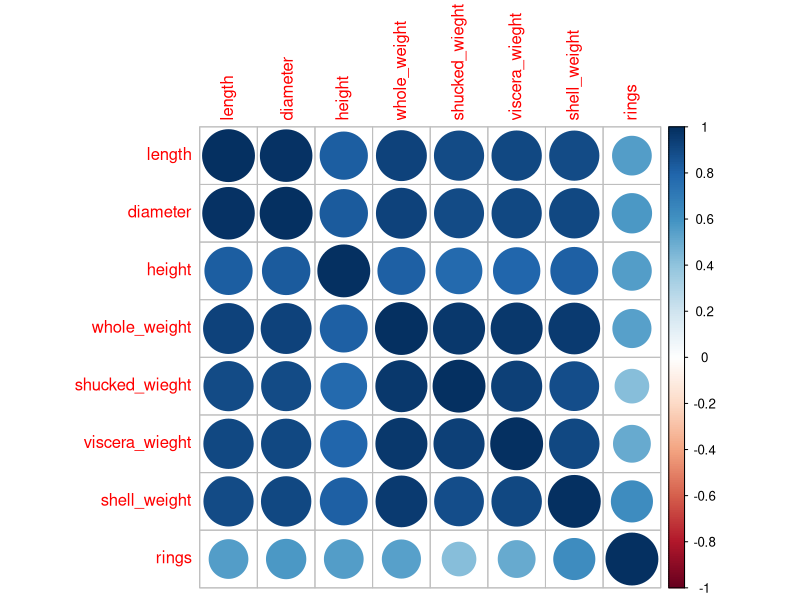
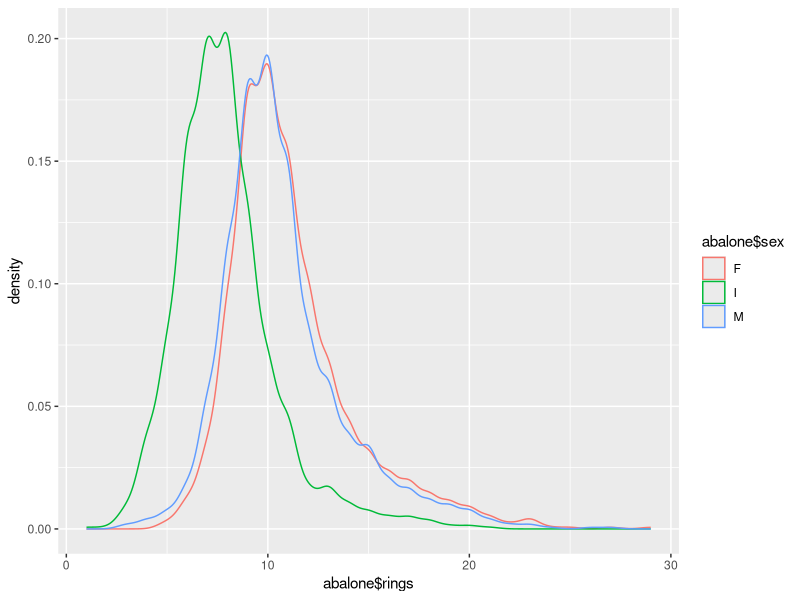
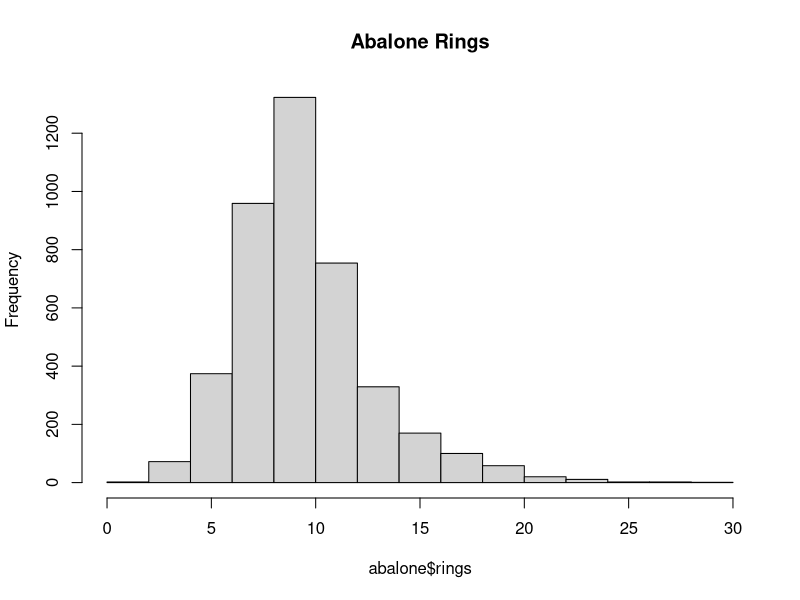

Recreate these plots in R, in order.
#KNN

library(readr)
library(reshape2)
library(ggplot2)

#Carregar o dataset

abalone <- read_csv(file = 'abalone.data')
colnames(abalone) <- c('sex', 'length', 'diameter', 'height', 'whole_weight','shucked_wieght', 'viscera_wieght', 'shell_weight', 'rings')


abalone <- data.frame(abalone)

View(abalone)


str(abalone)


head(abalone)


summary(abalone)


#Correlação
library(corrplot)
corrplot(round(cor(abalone[,2:9]),digits=3))

#plot
ggplot(abalone) + aes(abalone$rings, color = abalone$sex) + geom_density()

#Histograma
hist(abalone$rings, main = "Abalone Rings")


#Função para normalizar
minmaxnorm <- function(x) {
  return ((x - min(x)) / (max(x) - min(x)))
}


#Converter do sexo em numérico, 0 para Femea, 1 para macho e 2 para Indeterminado

abalone$sex <- (ifelse(abalone$sex == 'F',0,abalone$sex))

abalone$sex <-(ifelse(abalone$sex == 'M',1,abalone$sex))

abalone$sex <-(ifelse(abalone$sex == 'I',2,abalone$sex))

abalone$sex <- as.numeric(abalone$sex)

table(abalone$Sex)
abalone.norm <- as.data.frame(lapply(abalone, minmaxnorm))

View(abalone.norm)

#"Adicionar o atributo age apartir da media do tamanho dos aneis"
abalone$age<-as.factor(ifelse(abalone$rings<mean(abalone$rings),"Young","Adult"))
table(abalone$age)


#Retirar falso previsor, pois idade vem do valor do anel, logo são fortemente correalcionadas

abalone <- abalone[,-9]
abalone.norm <- abalone.norm[,-9]
abalone.norm$age <- abalone$age


head(abalone.norm)


# Holdout
set.seed(123)
index <-sample(1:nrow(abalone.norm), 0.7*nrow(abalone.norm))
ncols <- dim(abalone.norm)[2]
data.train <- abalone.norm[index,-9] #Matriz (ou data frame) de exemplos de treino
data.tst <- abalone.norm[-index,-9] #Matriz (ou data frame) de exemplos de teste
train.rings <- abalone.norm[index,9] #Vetor com as respostas de cada observação do conjunto de treino
tst.rings <- abalone.norm[-index, 9]
train.rings


library(class) #Classifcação: knn()
set.seed(123)
k <- c()
accuracy <- c()
for (i in seq(1, 50, 2)){
  knn.pred <- knn(train=data.train, test=data.tst, cl= train.rings, k=i)
  m.conf <- table(tst.rings,knn.pred)
  accuracy <- c(accuracy, sum(diag(m.conf))/sum(m.conf))
  k <- c(k,i)
}
cat("k max: ", k[which.max(accuracy)])
## k max: 27


#USABO APENAS EM CASO DE REGRESSAO
k <- c()
rmse <- c()
# nn.pred.ringsDesnormalizar os dados para avaliar o modelo
minmaxdesnorm <- function(x,goal.attrib) {
  x*(max(goal.attrib)-min(goal.attrib))+min(goal.attrib)
}
RMSE <- function(test, predicted){
  sqrt(mean((test - predicted)^2))
}


#comparação com arvore de classificacao

library(rpart)
kf <- 10
folds <- sample(1:kf, nrow(abalone), replace = TRUE)
cv.error <- matrix(nrow = kf, ncol = 2)
## k max (alinea anterior): 27
k<-27
for (i in 1:kf){
  train.cv <- abalone.norm[folds != i,]
  test.cv <- abalone.norm[folds == i,]
  train.rings <- abalone[folds != i, 9]
  tst.rings <- abalone[folds == i, 9]
  knn.pred <- knn(train=train.cv[,-9], test=test.cv[,-9], cl= train.rings, k=27)
  m.conf <- table(tst.rings,knn.pred)
  rpart.model <- rpart(age ~. , method="class", data=train.cv)
  rpart.pred <- predict(rpart.model, test.cv, type="class")
  m.conf2 <- table(tst.rings,rpart.pred)
  cv.error[i, ] <- c(sum(diag(m.conf))/sum(m.conf),
                     sum(diag(m.conf2))/sum(m.conf2))
}

cv.error

apply(cv.error,2,mean)

apply(cv.error,2,sd)

